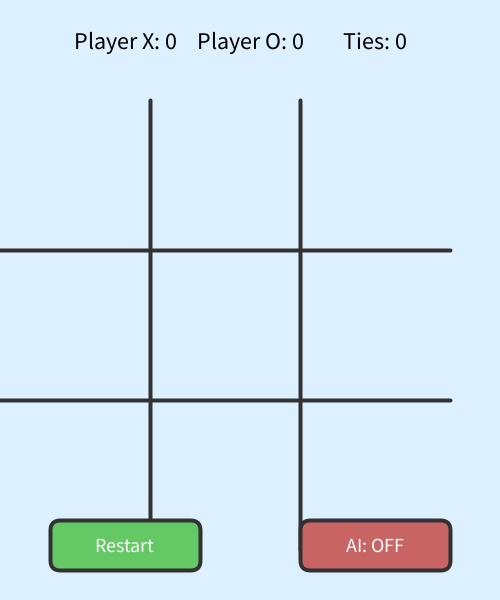
Frame 1 (no input)
Frame 60 (the mouse pressed at the canvas centre just before this capture): identical to frame 1, image omitted
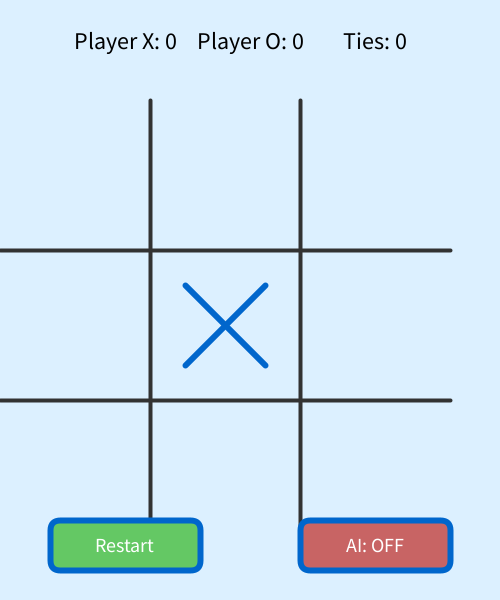
Frame 120 (the mouse held since frame 60 and released just before this capture)

The Processing sketch that drew these frames (run headless with seeded random() and noise(); from frame 60 on, the mouse is pressed at the canvas centre):

// Processing sketch: sketch_250529a
// ── sketch_250529a.pde
int[] board = new int[9]; // 0 = empty, 1 = X, -1 = O
int currentPlayer = 1; // 1 for X, -1 for O
boolean gameOver = false;
boolean vsAI = false; // Toggle AI mode
String winnerMessage = "";

// Scoreboard
int scoreX = 0;
int scoreO = 0;
int scoreTies = 0;

void setup() {
  size(500, 600); // Increased height for buttons and scoreboard
  textAlign(CENTER, CENTER);
  textSize(32);
}

void draw() {
  background(220, 240, 255); // Light blue background
  drawScoreboard();
  drawBoard();
  drawButtons();
  if (gameOver) {
    fill(0);
    text(winnerMessage, width / 2, height - 150); // Display winner message
  }
}

void drawScoreboard() {
  fill(0);
  textSize(24);
  text("Player X: " + scoreX, width / 4, 40);
  text("Player O: " + scoreO, width / 2, 40);
  text("Ties: " + scoreTies, 3 * width / 4, 40);
}

void drawBoard() {
  stroke(50);
  strokeWeight(4);

  // Draw grid
  for (int i = 1; i < 3; i++) {
    line(i * 150, 100, i * 150, 550); // Vertical lines
    line(0, 100 + i * 150, 450, 100 + i * 150); // Horizontal lines
  }

  // Draw X and O
  for (int i = 0; i < 9; i++) {
    int x = (i % 3) * 150 + 75;
    int y = (i / 3) * 150 + 175;
    if (board[i] == 1) {
      drawX(x, y);
    } else if (board[i] == -1) {
      drawO(x, y);
    }
  }
}

void drawX(int x, int y) {
  stroke(0, 102, 204); // Blue for X
  strokeWeight(6);
  line(x - 40, y - 40, x + 40, y + 40);
  line(x + 40, y - 40, x - 40, y + 40);
}

void drawO(int x, int y) {
  stroke(255, 102, 102); // Pink for O
  strokeWeight(6);
  noFill();
  ellipse(x, y, 80, 80);
}

void drawButtons() {
  // Restart Button
  fill(100, 200, 100); // Green button
  rect(50, height - 80, 150, 50, 10);
  fill(255);
  textSize(20);
  text("Restart", 125, height - 55);

  // AI Toggle Button
  fill(200, 100, 100); // Red button
  rect(300, height - 80, 150, 50, 10);
  fill(255);
  textSize(20);
  text(vsAI ? "AI: ON" : "AI: OFF", 375, height - 55);
}

void mousePressed() {
  // Restart Button
  if (mouseX > 50 && mouseX < 200 && mouseY > height - 80 && mouseY < height - 30) {
    resetGame();
    return;
  }

  // AI Toggle Button
  if (mouseX > 300 && mouseX < 450 && mouseY > height - 80 && mouseY < height - 30) {
    vsAI = !vsAI;
    resetGame();
    return;
  }

  if (gameOver) return;

  // Handle player moves
  int col = mouseX / 150;
  int row = (mouseY - 100) / 150;
  int index = row * 3 + col;

  if (index >= 0 && index < 9 && board[index] == 0) {
    board[index] = currentPlayer;
    if (checkWinner()) {
      gameOver = true;
      if (currentPlayer == 1) {
        scoreX++;
        winnerMessage = "Player X Wins!";
      } else {
        scoreO++;
        winnerMessage = "Player O Wins!";
      }
    } else if (isBoardFull()) {
      gameOver = true;
      scoreTies++;
      winnerMessage = "It's a Tie!";
    } else {
      currentPlayer *= -1; // Switch player
      if (vsAI && currentPlayer == -1) {
        aiMove();
      }
    }
  }
}

void aiMove() {
  // Simple AI: Pick the first available cell
  for (int i = 0; i < 9; i++) {
    if (board[i] == 0) {
      board[i] = -1;
      if (checkWinner()) {
        gameOver = true;
        scoreO++;
        winnerMessage = "Player O Wins!";
      } else if (isBoardFull()) {
        gameOver = true;
        scoreTies++;
        winnerMessage = "It's a Tie!";
      }
      currentPlayer = 1; // Switch back to player
      return;
    }
  }
}

boolean checkWinner() {
  // Winning combinations
  int[][] winCombos = {
    {0, 1, 2}, {3, 4, 5}, {6, 7, 8}, // Rows
    {0, 3, 6}, {1, 4, 7}, {2, 5, 8}, // Columns
    {0, 4, 8}, {2, 4, 6}             // Diagonals
  };

  for (int[] combo : winCombos) {
    if (board[combo[0]] == board[combo[1]] && board[combo[1]] == board[combo[2]] && board[combo[0]] != 0) {
      return true;
    }
  }
  return false;
}

boolean isBoardFull() {
  for (int i = 0; i < 9; i++) {
    if (board[i] == 0) return false;
  }
  return true;
}

void resetGame() {
  board = new int[9]; // Clear the board
  currentPlayer = 1; // Reset to Player X
  gameOver = false; // Reset game over state
  winnerMessage = ""; // Clear the winner message
}
